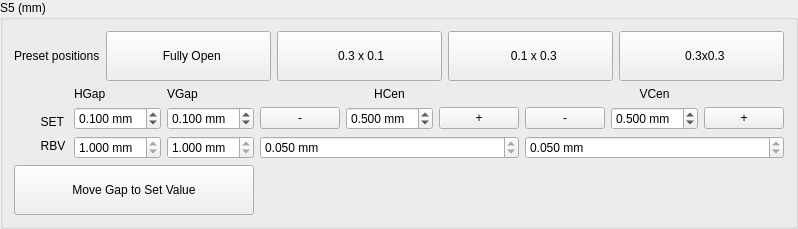
             <widget class="QGroupBox" name="groupBox_26">
              <property name="sizePolicy">
               <sizepolicy hsizetype="Preferred" vsizetype="Fixed">
                <horstretch>0</horstretch>
                <verstretch>0</verstretch>
               </sizepolicy>
              </property>
              <property name="title">
               <string>S5 (mm)</string>
              </property>
              <layout class="QGridLayout" name="gridLayout_27">
               <item row="0" column="0" colspan="6">
                <layout class="QHBoxLayout" name="horizontalLayout_24">
                 <item>
                  <widget class="QLabel" name="label_7">
                   <property name="sizePolicy">
                    <sizepolicy hsizetype="Fixed" vsizetype="Fixed">
                     <horstretch>0</horstretch>
                     <verstretch>0</verstretch>
                    </sizepolicy>
                   </property>
                   <property name="text">
                    <string>Preset positions</string>
                   </property>
                  </widget>
                 </item>
                 <item>
                  <layout class="QHBoxLayout" name="horizontalLayout_18">
                   <item>
                    <widget class="QPushButton" name="pb_S5_Open">
                     <property name="sizePolicy">
                      <sizepolicy hsizetype="Preferred" vsizetype="Preferred">
                       <horstretch>0</horstretch>
                       <verstretch>0</verstretch>
                      </sizepolicy>
                     </property>
                     <property name="text">
                      <string>   
  Fully Open
</string>
                     </property>
                    </widget>
                   </item>
                   <item>
                    <widget class="QPushButton" name="pb_S5_VClose">
                     <property name="sizePolicy">
                      <sizepolicy hsizetype="Preferred" vsizetype="Maximum">
                       <horstretch>0</horstretch>
                       <verstretch>0</verstretch>
                      </sizepolicy>
                     </property>
                     <property name="text">
                      <string>
 0.3 x 0.1
</string>
                     </property>
                    </widget>
                   </item>
                   <item>
                    <widget class="QPushButton" name="pb_S5_HClose">
                     <property name="sizePolicy">
                      <sizepolicy hsizetype="Preferred" vsizetype="Preferred">
                       <horstretch>0</horstretch>
                       <verstretch>0</verstretch>
                      </sizepolicy>
                     </property>
                     <property name="text">
                      <string>
  0.1 x 0.3 
</string>
                     </property>
                    </widget>
                   </item>
                   <item>
                    <widget class="QPushButton" name="pb_S5_Close">
                     <property name="sizePolicy">
                      <sizepolicy hsizetype="Preferred" vsizetype="Preferred">
                       <horstretch>0</horstretch>
                       <verstretch>0</verstretch>
                      </sizepolicy>
                     </property>
                     <property name="text">
                      <string>  
  0.3x0.3  
 </string>
                     </property>
                    </widget>
                   </item>
                  </layout>
                 </item>
                </layout>
               </item>
               <item row="1" column="0" colspan="2">
                <layout class="QGridLayout" name="gridLayout_22">
                 <item row="1" column="0">
                  <widget class="QLabel" name="label_184">
                   <property name="sizePolicy">
                    <sizepolicy hsizetype="Preferred" vsizetype="Fixed">
                     <horstretch>0</horstretch>
                     <verstretch>0</verstretch>
                    </sizepolicy>
                   </property>
                   <property name="text">
                    <string>        SET </string>
                   </property>
                  </widget>
                 </item>
                 <item row="2" column="0">
                  <widget class="QLabel" name="label_126">
                   <property name="sizePolicy">
                    <sizepolicy hsizetype="Preferred" vsizetype="Fixed">
                     <horstretch>0</horstretch>
                     <verstretch>0</verstretch>
                    </sizepolicy>
                   </property>
                   <property name="text">
                    <string>        RBV</string>
                   </property>
                  </widget>
                 </item>
                 <item row="0" column="0">
                  <widget class="QLabel" name="label_8">
                   <property name="sizePolicy">
                    <sizepolicy hsizetype="Preferred" vsizetype="Fixed">
                     <horstretch>0</horstretch>
                     <verstretch>0</verstretch>
                    </sizepolicy>
                   </property>
                   <property name="text">
                    <string/>
                   </property>
                  </widget>
                 </item>
                </layout>
               </item>
               <item row="1" column="2">
                <layout class="QGridLayout" name="gridLayout_23">
                 <item row="0" column="0">
                  <widget class="QLabel" name="label_182">
                   <property name="sizePolicy">
                    <sizepolicy hsizetype="Preferred" vsizetype="Fixed">
                     <horstretch>0</horstretch>
                     <verstretch>0</verstretch>
                    </sizepolicy>
                   </property>
                   <property name="text">
                    <string>HGap</string>
                   </property>
                  </widget>
                 </item>
                 <item row="1" column="0">
                  <widget class="QDoubleSpinBox" name="db_s5_x_set">
                   <property name="suffix">
                    <string> mm</string>
                   </property>
                   <property name="decimals">
                    <number>3</number>
                   </property>
                   <property name="value">
                    <double>0.100000000000000</double>
                   </property>
                  </widget>
                 </item>
                 <item row="2" column="0">
                  <widget class="QDoubleSpinBox" name="db_s5_x">
                   <property name="sizePolicy">
                    <sizepolicy hsizetype="Preferred" vsizetype="Fixed">
                     <horstretch>0</horstretch>
                     <verstretch>0</verstretch>
                    </sizepolicy>
                   </property>
                   <property name="readOnly">
                    <bool>true</bool>
                   </property>
                   <property name="buttonSymbols">
                    <enum>QAbstractSpinBox::UpDownArrows</enum>
                   </property>
                   <property name="suffix">
                    <string> mm</string>
                   </property>
                   <property name="decimals">
                    <number>3</number>
                   </property>
                   <property name="minimum">
                    <double>-0.100000000000000</double>
                   </property>
                   <property name="maximum">
                    <double>4.000000000000000</double>
                   </property>
                   <property name="value">
                    <double>1.000000000000000</double>
                   </property>
                  </widget>
                 </item>
                </layout>
               </item>
               <item row="1" column="3">
                <layout class="QGridLayout" name="gridLayout_26">
                 <item row="0" column="0">
                  <widget class="QLabel" name="label_185">
                   <property name="sizePolicy">
                    <sizepolicy hsizetype="Preferred" vsizetype="Fixed">
                     <horstretch>0</horstretch>
                     <verstretch>0</verstretch>
                    </sizepolicy>
                   </property>
                   <property name="text">
                    <string>VGap</string>
                   </property>
                  </widget>
                 </item>
                 <item row="1" column="0">
                  <widget class="QDoubleSpinBox" name="db_s5_y_set">
                   <property name="suffix">
                    <string> mm</string>
                   </property>
                   <property name="decimals">
                    <number>3</number>
                   </property>
                   <property name="value">
                    <double>0.100000000000000</double>
                   </property>
                  </widget>
                 </item>
                 <item row="2" column="0">
                  <widget class="QDoubleSpinBox" name="db_s5_y">
                   <property name="sizePolicy">
                    <sizepolicy hsizetype="Preferred" vsizetype="Fixed">
                     <horstretch>0</horstretch>
                     <verstretch>0</verstretch>
                    </sizepolicy>
                   </property>
                   <property name="readOnly">
                    <bool>true</bool>
                   </property>
                   <property name="buttonSymbols">
                    <enum>QAbstractSpinBox::UpDownArrows</enum>
                   </property>
                   <property name="suffix">
                    <string> mm</string>
                   </property>
                   <property name="decimals">
                    <number>3</number>
                   </property>
                   <property name="minimum">
                    <double>-0.100000000000000</double>
                   </property>
                   <property name="maximum">
                    <double>4.000000000000000</double>
                   </property>
                   <property name="value">
                    <double>1.000000000000000</double>
                   </property>
                  </widget>
                 </item>
                </layout>
               </item>
               <item row="1" column="4">
                <layout class="QVBoxLayout" name="verticalLayout_28">
                 <item>
                  <widget class="QLabel" name="label_199">
                   <property name="sizePolicy">
                    <sizepolicy hsizetype="Preferred" vsizetype="Fixed">
                     <horstretch>0</horstretch>
                     <verstretch>0</verstretch>
                    </sizepolicy>
                   </property>
                   <property name="text">
                    <string>HCen</string>
                   </property>
                   <property name="alignment">
                    <set>Qt::AlignCenter</set>
                   </property>
                  </widget>
                 </item>
                 <item>
                  <layout class="QHBoxLayout" name="horizontalLayout_29">
                   <item>
                    <widget class="QPushButton" name="pb_s5_hcen_move_neg">
                     <property name="sizePolicy">
                      <sizepolicy hsizetype="Preferred" vsizetype="Fixed">
                       <horstretch>0</horstretch>
                       <verstretch>0</verstretch>
                      </sizepolicy>
                     </property>
                     <property name="text">
                      <string> - </string>
                     </property>
                    </widget>
                   </item>
                   <item>
                    <widget class="QDoubleSpinBox" name="db_s5_hcen_move">
                     <property name="suffix">
                      <string> mm</string>
                     </property>
                     <property name="decimals">
                      <number>3</number>
                     </property>
                     <property name="value">
                      <double>0.500000000000000</double>
                     </property>
                    </widget>
                   </item>
                   <item>
                    <widget class="QPushButton" name="pb_s5_hcen_move_positive">
                     <property name="sizePolicy">
                      <sizepolicy hsizetype="Preferred" vsizetype="Fixed">
                       <horstretch>0</horstretch>
                       <verstretch>0</verstretch>
                      </sizepolicy>
                     </property>
                     <property name="text">
                      <string>  +  </string>
                     </property>
                    </widget>
                   </item>
                  </layout>
                 </item>
                 <item>
                  <widget class="QDoubleSpinBox" name="db_s5_hcen_rbv">
                   <property name="sizePolicy">
                    <sizepolicy hsizetype="Preferred" vsizetype="Fixed">
                     <horstretch>0</horstretch>
                     <verstretch>0</verstretch>
                    </sizepolicy>
                   </property>
                   <property name="readOnly">
                    <bool>true</bool>
                   </property>
                   <property name="buttonSymbols">
                    <enum>QAbstractSpinBox::UpDownArrows</enum>
                   </property>
                   <property name="suffix">
                    <string> mm</string>
                   </property>
                   <property name="decimals">
                    <number>3</number>
                   </property>
                   <property name="minimum">
                    <double>-0.100000000000000</double>
                   </property>
                   <property name="maximum">
                    <double>4.000000000000000</double>
                   </property>
                   <property name="value">
                    <double>0.050000000000000</double>
                   </property>
                  </widget>
                 </item>
                </layout>
               </item>
               <item row="1" column="5">
                <layout class="QVBoxLayout" name="verticalLayout_29">
                 <item>
                  <widget class="QLabel" name="label_195">
                   <property name="sizePolicy">
                    <sizepolicy hsizetype="Preferred" vsizetype="Fixed">
                     <horstretch>0</horstretch>
                     <verstretch>0</verstretch>
                    </sizepolicy>
                   </property>
                   <property name="text">
                    <string>VCen</string>
                   </property>
                   <property name="alignment">
                    <set>Qt::AlignCenter</set>
                   </property>
                  </widget>
                 </item>
                 <item>
                  <layout class="QHBoxLayout" name="horizontalLayout_30">
                   <item>
                    <widget class="QPushButton" name="pb_s5_vcen_move_neg">
                     <property name="sizePolicy">
                      <sizepolicy hsizetype="Preferred" vsizetype="Fixed">
                       <horstretch>0</horstretch>
                       <verstretch>0</verstretch>
                      </sizepolicy>
                     </property>
                     <property name="text">
                      <string> - </string>
                     </property>
                    </widget>
                   </item>
                   <item>
                    <widget class="QDoubleSpinBox" name="db_s5_vcen_move">
                     <property name="suffix">
                      <string> mm</string>
                     </property>
                     <property name="decimals">
                      <number>3</number>
                     </property>
                     <property name="value">
                      <double>0.500000000000000</double>
                     </property>
                    </widget>
                   </item>
                   <item>
                    <widget class="QPushButton" name="pb_s5_vcen_move_positive">
                     <property name="sizePolicy">
                      <sizepolicy hsizetype="Preferred" vsizetype="Fixed">
                       <horstretch>0</horstretch>
                       <verstretch>0</verstretch>
                      </sizepolicy>
                     </property>
                     <property name="text">
                      <string>  +  </string>
                     </property>
                    </widget>
                   </item>
                  </layout>
                 </item>
                 <item>
                  <layout class="QHBoxLayout" name="horizontalLayout_28">
                   <item>
                    <widget class="QDoubleSpinBox" name="db_s5_vcen_rbv">
                     <property name="sizePolicy">
                      <sizepolicy hsizetype="Preferred" vsizetype="Fixed">
                       <horstretch>0</horstretch>
                       <verstretch>0</verstretch>
                      </sizepolicy>
                     </property>
                     <property name="readOnly">
                      <bool>true</bool>
                     </property>
                     <property name="buttonSymbols">
                      <enum>QAbstractSpinBox::UpDownArrows</enum>
                     </property>
                     <property name="suffix">
                      <string> mm</string>
                     </property>
                     <property name="decimals">
                      <number>3</number>
                     </property>
                     <property name="minimum">
                      <double>-0.100000000000000</double>
                     </property>
                     <property name="maximum">
                      <double>4.000000000000000</double>
                     </property>
                     <property name="value">
                      <double>0.050000000000000</double>
                     </property>
                    </widget>
                   </item>
                  </layout>
                 </item>
                </layout>
               </item>
               <item row="2" column="0" rowspan="2" colspan="4">
                <widget class="QPushButton" name="pb_move_s5">
                 <property name="sizePolicy">
                  <sizepolicy hsizetype="Preferred" vsizetype="Fixed">
                   <horstretch>0</horstretch>
                   <verstretch>0</verstretch>
                  </sizepolicy>
                 </property>
                 <property name="text">
                  <string>
Move Gap to Set Value
</string>
                 </property>
                </widget>
               </item>
               <item row="3" column="1">
                <widget class="QLabel" name="label_60">
                 <property name="text">
                  <string/>
                 </property>
                </widget>
               </item>
              </layout>
             </widget>
